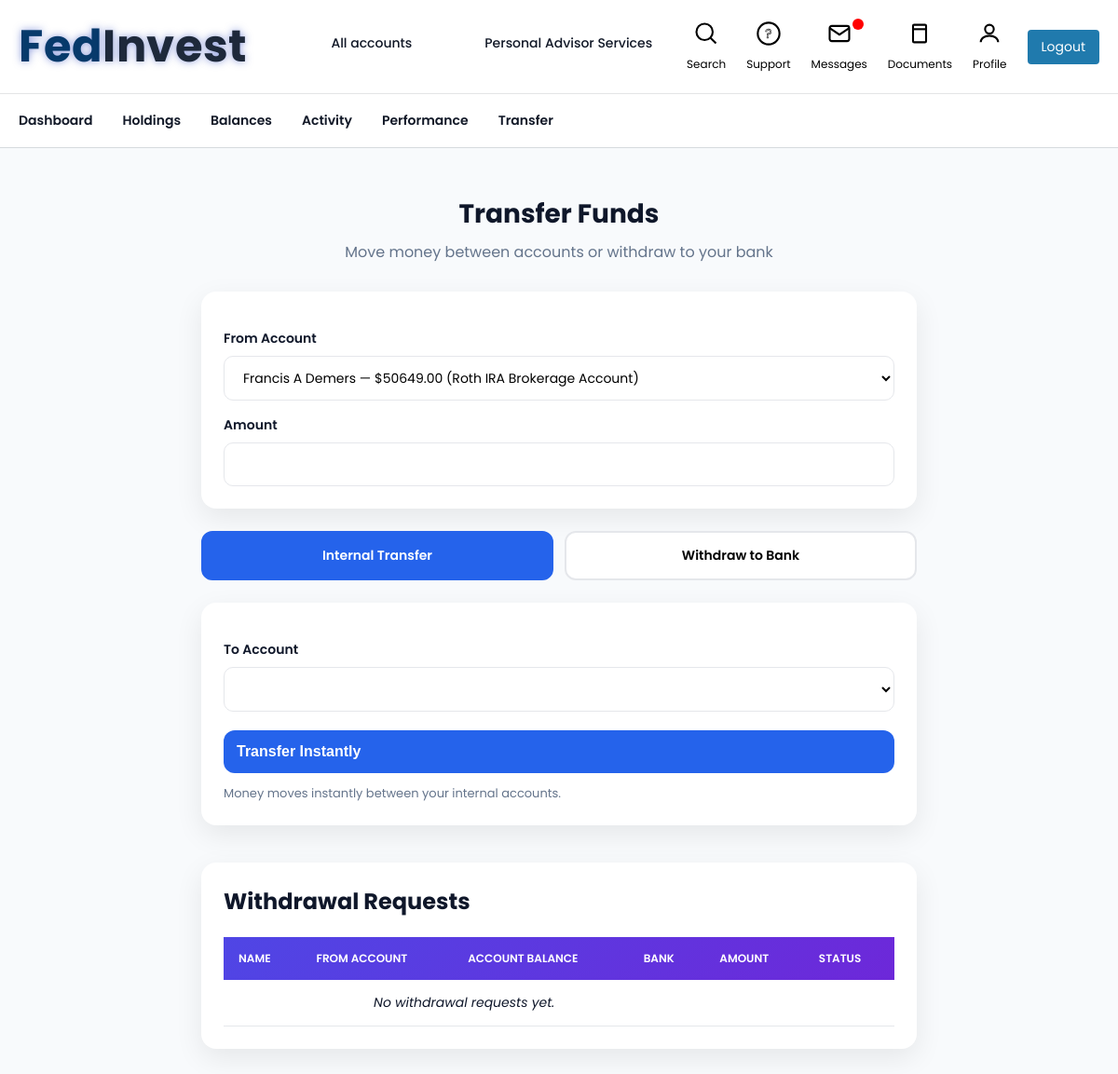
Page /transfer/ (signed in) on the earlier database version.
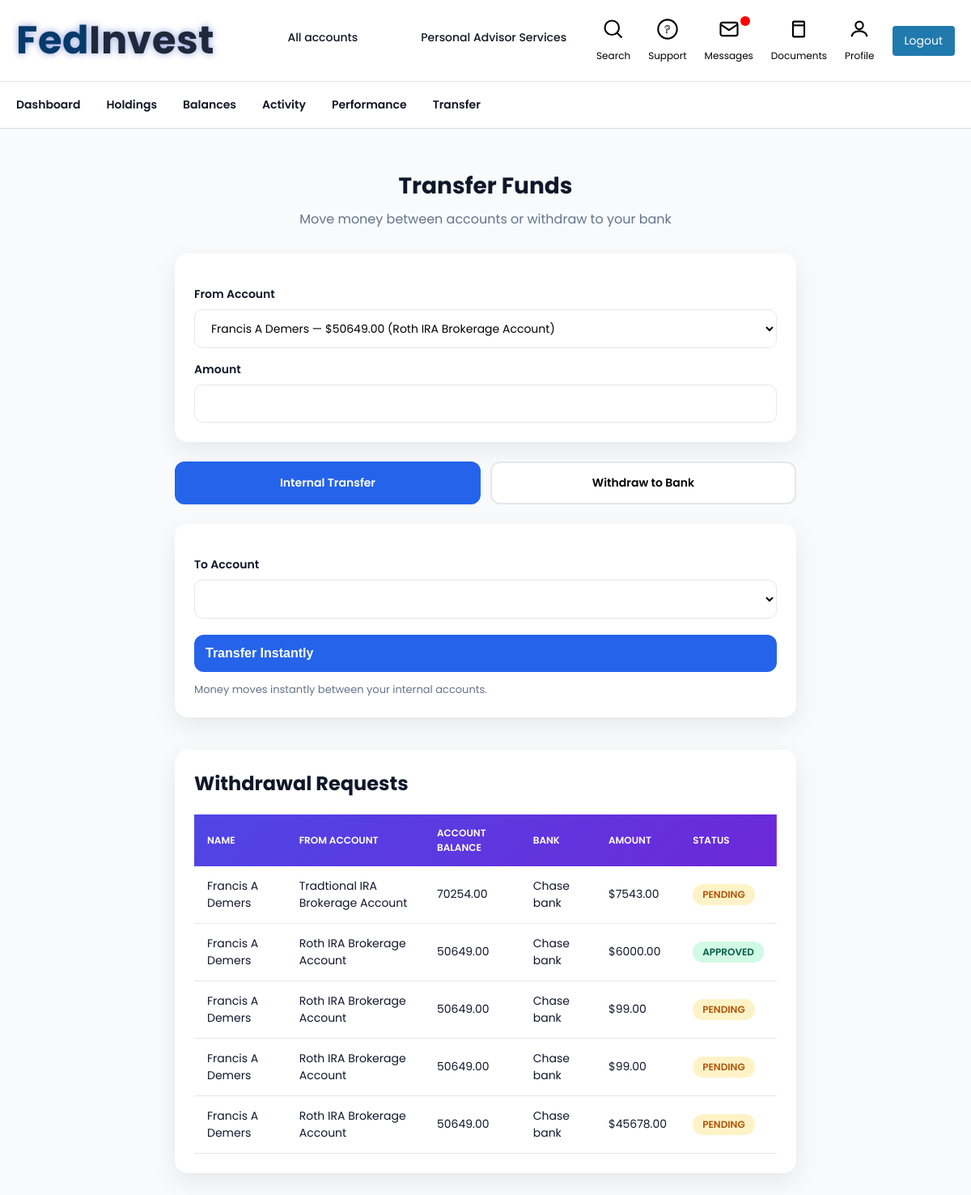
Same page on the later database version.
### app1/models.py (models this page shows, shortened)
class TransferRequest(models.Model):
    STATUS_CHOICES = (
        ('pending', 'Pending'),
        ('approved', 'Approved'),
        ('rejected', 'Rejected'),
    )
    user = models.ForeignKey(User, on_delete=models.CASCADE)
    from_account = models.ForeignKey(Account, on_delete=models.CASCADE)
    to_bank = models.ForeignKey(BankAccount, on_delete=models.CASCADE)
    amount = models.DecimalField(max_digits=12, decimal_places=2)
    status = models.CharField(max_length=10, choices=STATUS_CHOICES, default='pending')
    created_at = models.DateTimeField(auto_now_add=True)

class Account(models.Model):
    user = models.ForeignKey(User, on_delete=models.CASCADE, null=True, blank=True)
    name = models.CharField(max_length=100)
    account_number = models.CharField(max_length=20)
    account_type = models.CharField(max_length=50)
    amount = models.DecimalField(max_digits=15, decimal_places=2, default=0)
    class Meta:
        verbose_name = "Holdings"
        verbose_name_plural = "Holdings"

class BankAccount(models.Model):
    user = models.ForeignKey(User, on_delete=models.CASCADE)
    bank_name = models.CharField(max_length=100)
    account_number = models.CharField(max_length=30)
    routing_number = models.CharField(max_length=20)
    is_active = models.BooleanField(default=True)

### app1/views.py (the view, shortened to what this page needs)
# urls.py: path("transfer/", views.transfer_view, name="transfer"),
@login_required
def transfer_view(request):
    user = request.user
    accounts = Account.objects.filter(user=user)
    bank_accounts = BankAccount.objects.filter(user=user, is_active=True)
    transfer_requests = TransferRequest.objects.filter(
        user=user
    ).order_by('-created_at')
    submitted_data = None
    return render(
        request,
        "transfer.html",
        {
            "accounts": accounts,
            "bank_accounts": bank_accounts,
            "transfer_requests": transfer_requests,
            "submitted_data": submitted_data,  # new
        }
    )

### templates/transfer.html (shortened to what this page needs)
{% load static %}
<!DOCTYPE html>
<html lang="en">
<head>
    <link rel="stylesheet" href="{% static 'css/style.css' %}">
</head>
<body>
    <div class="top-nav">
    <div class="top-nav-container">
        <div class="nav-left">
            <div class="logo">
                <h1 class="logo">
                    <span class="f">F</span>
                    <span class="e">e</span>
                    <span class="d">d</span>
                    <span class="i">I</span>
                    <span class="n">n</span>
                    <span class="v">v</span>
                    <span class="e2">e</span>
                    <span class="s">s</span>
                    <span class="t">t</span>
                </h1>
            </div>
            <nav class="main-nav">
                <a href="{% url 'holdings' %}" class="active erbtn">All accounts</a>
                <a href="#" class="erbtn">Personal Advisor Services</a>
            </nav>
        </div>
        <div class="nav-right">
            <a href="#" class="nav-item erbtn">
                <svg viewBox="0 0 24 24">
                    <circle cx="10.5" cy="10.5" r="7.5"></circle>
                    <line x1="21" y1="21" x2="15.8" y2="15.8"></line>
                </svg>
                <span>Search</span>
            </a>
            <a href="#" class="nav-item erbtn">
                <svg viewBox="0 0 24 24">
                    <circle cx="12" cy="12" r="10"></circle>
                    <text x="12" y="16" font-size="12" text-anchor="middle" fill="none" stroke="#000" stroke-width="0.5">?</text>
                </svg>
                <span>Support</span>
            </a>
            <a href="{% url 'messages' %}" class="nav-item erbtn">
                <svg viewBox="0 0 24 24">
                    <rect x="3" y="5" width="18" height="14" rx="2" ry="2"></rect>
                    <polyline points="3,7 12,13 21,7"></polyline>
                </svg>
                <div class="badge"></div>
                <span>Messages</span>
            </a>
            <a href="{% url 'legal_documents' %}" class="nav-item erbtn">
                <svg viewBox="0 0 24 24">
                    <rect x="6" y="4" width="12" height="16" rx="1"></rect>
                    <line x1="6" y1="8" x2="18" y2="8"></line>
                </svg>
                <span>Documents</span>
            </a>
            <a href="{% url 'get_profile' request.user.id %}" class="nav-item erbtn">
                <svg viewBox="0 0 24 24">
                    <circle cx="12" cy="8" r="4"></circle>
                    <path d="M4 20c0-4 4-6 8-6s8 2 8 6"></path>
                </svg>
                <span>Profile</span>
            </a>
            <a href="{% url 'logout' %}" class="logout-btn">Logout</a>
        </div>
    </div>
</div>
<div class="secondary-nav">
    <div class="secondary-nav-container">
        <nav>
            <a class="erbtn" href="{% url 'dashboard' %}">Dashboard</a>
            <a class="erbtn" href="{% url 'holdings' %}">Holdings</a>
            <a class="erbtn" href="{% url 'balance' %}">Balances</a>
            <a class="erbtn" href="{% url 'activity' %}">Activity</a>
            <a class="erbtn" href="{% url 'performance' %}">Performance</a>
            <a class="erbtn" href="{% url 'transfer' %}">Transfer</a>
        </nav>
    </div>
</div>
    <div class="container">
        <div class="header">
            <h1>Transfer Funds</h1>
            <p>Move money between accounts or withdraw to your bank</p>
        </div>
        <form method="post" id="transferForm">
            <div class="card">
                <label for="from_account">From Account</label>
                <select name="from_account" id="from_account" required>
                    {% for acc in accounts %}
                        <option value="{{ acc.id }}">
                            {{ acc.name }} — ${{ acc.amount }} ({{ acc.account_type }})
                        </option>
                    {% endfor %}
                </select>
                <label for="amount">Amount</label>
                <input type="number" step="0.01" name="amount" id="amount" required min="0.01">
            </div>
            <div class="mode-switch">
                <button type="button" id="btn-internal" class="mode-btn active" onclick="switchMode('internal')">
                    Internal Transfer
                </button>
                <button type="button" id="btn-withdraw" class="mode-btn" onclick="switchMode('withdraw')">
                    Withdraw to Bank
                </button>
            </div>
            <div id="internal" class="card section active">
                <label for="to_account">To Account</label>
                <select name="to_account" id="to_account">
                </select>
                <button type="submit" class="btn btn-primary">
                    Transfer Instantly
                </button>
                <p class="note">
                    Money moves instantly between your internal accounts.
                </p>
            </div>
        </form>
        <div class="table-container">
            <h2>Withdrawal Requests</h2>
            <table class="table">
                <thead>
                    <tr>
                        <th>Name</th>
                        <th>From Account</th>
                        <th>Account Balance</th>
                        <th>Bank</th>
                        <th>Amount</th>
                        <th>Status</th>
                    </tr>
                </thead>
                <tbody>
                    {% for tr in transfer_requests %}
                        <tr>
                             <td data-label="Name">{{ tr.from_account.name }}</td>
                            <td data-label="From Account">{{ tr.from_account.account_type }}</td>
                            <td data-label="Account Balance">{{ tr.from_account.amount}}</td>
                            <td data-label="Bank">{{ tr.to_bank.bank_name }}</td>
                            <td data-label="Amount">${{ tr.amount }}</td>
                            <td data-label="Status">
                                {% if tr.status == "pending" %}
                                    <span class="status-badge status-pending">Pending</span>
                                {% elif tr.status == "approved" %}
                                    <span class="status-badge status-approved">Approved</span>
                                {% else %}
                                    <span class="status-badge status-rejected">Rejected</span>
                                {% endif %}
                            </td>
                        </tr>
                    {% empty %}
                        <tr>
                            <td colspan="4" class="empty-state">No withdrawal requests yet.</td>
                        </tr>
                    {% endfor %}
                </tbody>
            </table>
        </div>
    </div>
</body>
</html>

### static/css/style.css (style rules this page uses)
* { margin: 0; padding: 0; box-sizing: border-box; font-family: 'Poppins', sans-serif; }
.logo { font-family: 'Nunito', sans-serif; font-weight: 700; font-size: 48px; display: inline-flex; letter-spacing: 0.5px; color: #073A6B; text-shadow: 0 0 8px rgba(35, 64, 190, 0.5); width: 500px; }
.logo span:nth-child(n+4) { color: #1E293B; }
.logo span { display: inline-block; transform-origin: center; }
.logo span:nth-child(1) { transform: rotate(-3deg) translateY(2px); }
.logo span:nth-child(2) { transform: rotate(2deg) translateY(-1px); }
.logo span:nth-child(3) { transform: rotate(-1deg) translateY(1px); }
.logo span:nth-child(4) { transform: rotate(1deg) translateY(-3px); }
.logo span:nth-child(5) { transform: rotate(-2deg) translateY(2px); }
.logo span:nth-child(6) { transform: rotate(3deg) translateY(-1px); }
.logo span:nth-child(7) { transform: rotate(-1deg) translateY(1px); }
.logo span:nth-child(8) { transform: rotate(2deg) translateY(-2px); }
.logo span:nth-child(9) { transform: rotate(-1deg) translateY(1px); }
.logo span { display: inline-block; animation: scatterReveal 0.6s ease-out forwards; }
.logo span:nth-child(1) { animation-delay: 0.05s; }
.logo span:nth-child(2) { animation-delay: 0.1s; }
.logo span:nth-child(3) { animation-delay: 0.15s; }
.top-nav { border-bottom: 1px solid #e4e5e6; background: #fff; }
.top-nav-container { max-width: 1200px; margin: 0 auto; padding: 14px 20px; display: flex; justify-content: space-between; align-items: center; gap: 24px; }
.nav-left { display: flex; align-items: center; gap: 40px; }
.main-nav { display: flex; flex-wrap: nowrap; gap: 28px; }
.main-nav a { text-decoration: none; font-size: 0.875rem; font-weight: 500; color: #111827; padding-bottom: 4px; border-bottom: 3px solid transparent; transition: 0.25s ease; white-space: nowrap; padding-left: 50px; }
.nav-right { display: flex; align-items: center; gap: 22px; }
.nav-item { display: flex; align-items: center; gap: 6px; text-decoration: none; color: #111827; font-size: 0.85rem; }
.nav-item svg { width: 20px; height: 20px; stroke: #374151; fill: none; stroke-width: 1.6; }
.badge { width: 8px; height: 8px; background: #dc2626; border-radius: 50%; margin-left: -12px; }
.logout-btn { padding: 6px 14px; border-radius: 6px; background: #ef4444; color: white !important; font-size: 0.8rem; text-decoration: none; transition: 0.2s ease; }
.secondary-nav { background: #fff; border-bottom: 1px solid #d6dade; }
.secondary-nav-container { max-width: 1200px; margin: 0 auto; padding: 0 20px; }
.secondary-nav nav { display: flex; gap: 32px; }
.secondary-nav a { text-decoration: none; font-size: 0.875rem; font-weight: 600; color: #111827; padding: 18px 0; transition: 0.25s; }
.erbtn { font-family: "Poppins", sans-serif; }
.btn { border: 1px solid #ccc; background: white; padding: 6px 12px; border-radius: 4px; font-size: 13px; cursor: pointer; display: flex; align-items: center; gap: 6px; color: #333; font-family: Arial, sans-serif; }
.nav-item { display: flex; flex-direction: column; align-items: center; text-decoration: none; color: #000; font-size: 12px; position: relative; transition: color 0.2s, font-weight 0.2s; }
.nav-item svg { width: 28px; height: 28px; stroke: #000; stroke-width: 1.8; fill: none; margin-bottom: 4px; transition: stroke 0.2s; }
.badge { position: absolute; top: -2px; right: 4px; width: 12px; height: 12px; background-color: red; border-radius: 50%; }
.logout-btn { top: 18px; right: 30px; background: #207aadff; color: #fff; border: none; border-radius: 4px; padding: 8px 15px; text-decoration: none; cursor: pointer; font-size: 14px; transition: background 0.2s; }
.logo { font-family: 'Nunito', sans-serif; font-weight: 700; font-size: 48px; display: inline-flex; letter-spacing: 0.5px; color: #073A6B; text-shadow: 0 0 8px rgba(35, 64, 190, 0.5); width: 50%; }
.logo span { transform-origin: center; }

Differences in the rows shown:
added TransferRequest: from_account.name "Francis A Demers", from_account.account_type "Tradtional IRA Brokerage Account", from_account.amount "70254.00", to_bank.bank_name "Chase bank", amount "7543.00", status "PENDING"
added TransferRequest: from_account.name "Francis A Demers", from_account.account_type "Roth IRA Brokerage Account", from_account.amount "50649.00", to_bank.bank_name "Chase bank", amount "6000.00", status "APPROVED"
added TransferRequest: from_account.name "Francis A Demers", from_account.account_type "Roth IRA Brokerage Account", from_account.amount "50649.00", to_bank.bank_name "Chase bank", amount "99.00", status "PENDING"
added TransferRequest: from_account.name "Francis A Demers", from_account.account_type "Roth IRA Brokerage Account", from_account.amount "50649.00", to_bank.bank_name "Chase bank", amount "99.00", status "PENDING"
added TransferRequest: from_account.name "Francis A Demers", from_account.account_type "Roth IRA Brokerage Account", from_account.amount "50649.00", to_bank.bank_name "Chase bank", amount "45678.00", status "PENDING"
Other differences:
text no longer shown: "No withdrawal requests yet."
